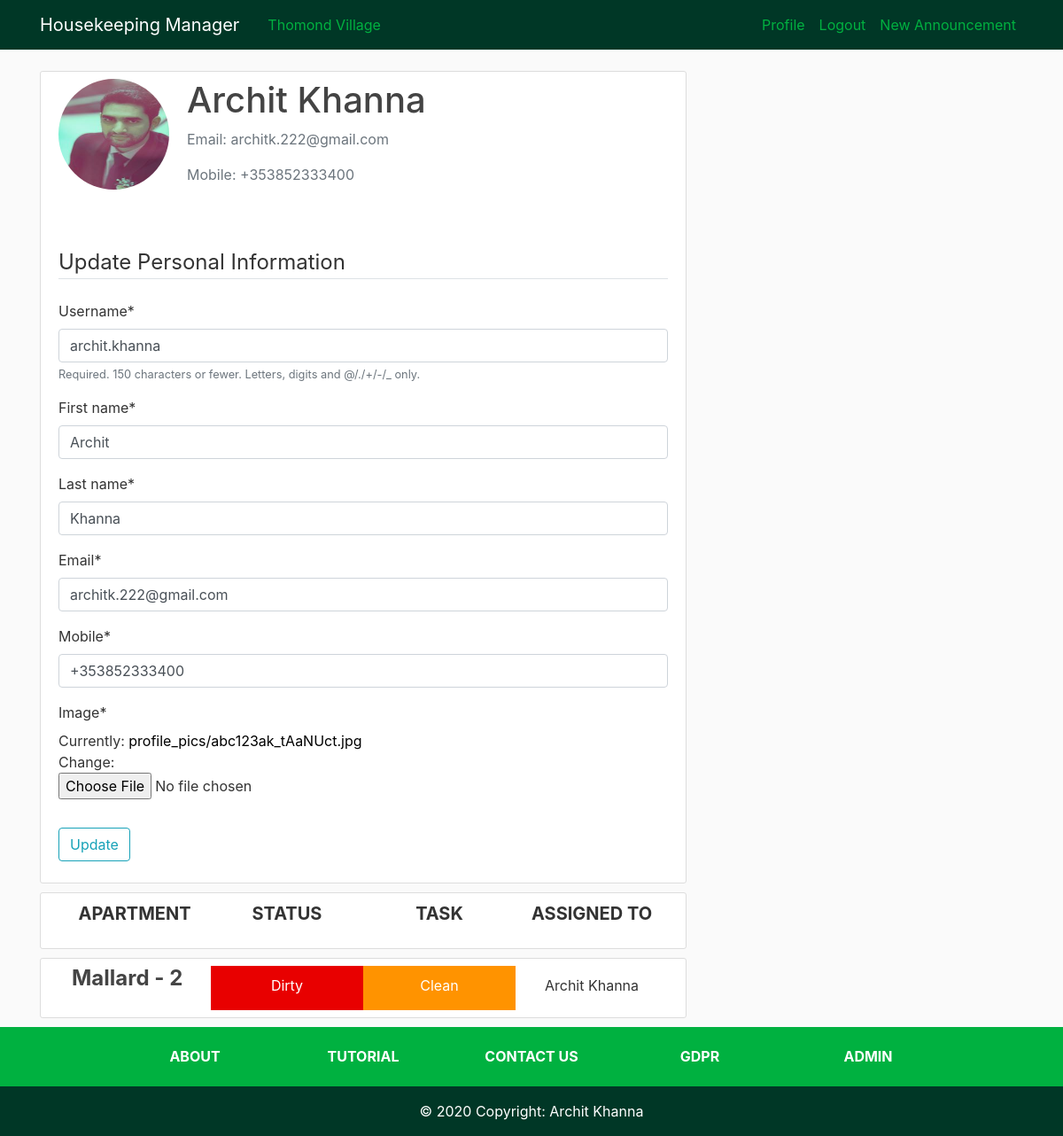
/profile/ (signed in), run on the app's committed database.
### users/models.py (models this page shows, shortened)
class Profile(models.Model):
    user = models.OneToOneField(User, on_delete=models.CASCADE)
    mobile = PhoneNumberField(blank=False, null=False)
    image = models.ImageField(default='default.jpg', upload_to='profile_pics')

### HKmanager/models.py (models this page shows, shortened)
class apartment(models.Model):
    number = models.IntegerField(unique=True, null=False, blank=False)
    rooms = models.ForeignKey(numberOfRooms, on_delete=models.DO_NOTHING, null=False, blank=False, default=0)
    block = models.ForeignKey(block, on_delete=models.DO_NOTHING, null=False, blank=False)
    status = models.ForeignKey(status, on_delete=models.DO_NOTHING, null=False, blank=False)
    task = models.ForeignKey(task, on_delete=models.DO_NOTHING, null=False, blank=False)
    assignee = models.ForeignKey(User, on_delete=models.DO_NOTHING)

class block(models.Model):
    name = models.CharField(max_length=50, null=False, blank=False)
    def __str__(self):
        return self.name

class status(models.Model):
    name = models.CharField(max_length=50, null=False, blank=False)
    def __str__(self):
        return self.name

class task(models.Model):
    name = models.CharField(max_length=50, null=False, blank=False)
    def __str__(self):
        return self.name

### users/views.py (the view)
# urls.py: path('profile/', user_views.profile, name='hk-user-profile'),
@login_required
def profile(request):
    if request.method == 'POST':
        user_form = UserUpdateForm(request.POST, instance=request.user)
        profile_form = ProfileUpdateForm(request.POST,
                                         request.FILES,
                                         instance=request.user.profile)
        if user_form.is_valid and profile_form.is_valid():
            user_form.save()
            profile_form.save()
            messages.success(request, f'Your personal information has been updated!')
            return redirect('hk-user-profile')
    else:
        user_form = UserUpdateForm(instance=request.user)
        profile_form = ProfileUpdateForm(instance=request.user.profile)
    context = {
        'title': 'Housekeeper - Profile',
        'apartments': apartment.objects.filter(assignee=request.user),
        'u_form': user_form,
        'p_form': profile_form,
    }
    return render(request, 'users/profile.html', context)

### users/forms.py
class UserUpdateForm(forms.ModelForm):
    first_name = forms.CharField(max_length=30)
    last_name = forms.CharField(max_length=30)
    email = forms.EmailField()
    class Meta:
        model = User
        fields = ['username','first_name','last_name','email']

class ProfileUpdateForm(forms.ModelForm):
   class Meta:
       model = Profile
       fields = ['mobile', 'image']

### users/templates/users/profile.html (shortened to what this page needs)
{% extends "HKmanager/base.html" %}
{% load crispy_forms_tags %}
{% block content %}
  <div class="content-section">
  <div class="media">
    <img class="rounded-circle account-img" src="{{ user.profile.image.url }}">
    <div class="media-body">
      <h2 class="account-heading">{{ user.first_name }} {{ user.last_name }}</h2>
      <p class="text-secondary">Email: {{ user.email }}</p>
      <p class="text-secondary">Mobile: {{ user.profile.mobile }}</p>
    </div>
  </div>
  <br>
  <br>
  <form method="POST" enctype="multipart/form-data">
    <fieldset class="form-group">
      <legend class="border-bottom mb-4">Update Personal Information</legend>
      {{ u_form|crispy }}
      {{ p_form|crispy }}
    </fieldset>
    <div class="form-group">
      <button class="btn btn-outline-info" type="submit" name="submit-button">Update</button>
    </div>
  </form>
</div>
<article class="media content-section">
  <div class="container">
    <div class="row">
      <div class="col-sm-3" style="text-align: center;">
        <p class="apartment-header">APARTMENT</p>
      </div>
      <div class="col-sm-3" style="text-align: center;">
        <p class="apartment-header">STATUS</p>
      </div>
      <div class="col-sm-3" style="text-align: center;">
        <p class="apartment-header">TASK<p>
      </div>
      <div class="col-sm-3" style="text-align: center;">
        <p class="apartment-header">ASSIGNED TO</p>
      </div>
    </div>
  </div>
</article>
{% for apt in apartments %}
  <article class="media content-section">
    <div class="container">
      <div class="row">
        <div class="col-sm-3">
          <h4><a class="article-title aligner-center" href="{% url 'hk-Apartment' apt.id %}">{{ apt.block }} - {{ apt.number }}</a></h4>
        </div>
        <div id="status {{apt.number}}" class="col-sm-3 text-white">
          <p class="article-content aligner-center">{{ apt.status }}</p>
        </div>
        <div id="task {{apt.number}}" class="col-sm-3 text-white">
          <p class="article-content aligner-center">{{ apt.task }}</p>
        </div>
        <div class="col-sm-3">
          <p class="article-content aligner-center">{{ apt.assignee.first_name }} {{ apt.assignee.last_name }}</p>
        </div>
      </div>
    </div>
  </article>
{% endfor %}
{% endblock content %}

### HKmanager/static/HKmanager/main.css (style rules this page uses)
body { background: #fafafa; color: #333333; margin-top: 5rem; height: 100%; }
h1, h2, h3, h4, h5, h6 { color: #444444; }
a { color: black; }
div { vertical-align: middle; }
.content-section { background: #ffffff; padding: 8px 20px; vertical-align: middle; line-height: inherit; border: 1px solid #dddddd; border-radius: 3px; margin-bottom: 10px; }
.article-title { color: #444444; font-weight: bold; }
.article-content { white-space: pre-line; }
.account-img { height: 125px; width: 125px; margin-right: 20px; margin-bottom: 16px; }
.account-heading { font-size: 2.5rem; }
.aligner-center { padding-top: 10px; text-align: center; }
.apartment-header { font-weight: bold; font-size: 20px; }
.text-white { color: white; }
.colorsetter-ashleyred { background: #e80000; }
.colorsetter-ashleyorange { background: #ff9300; }

### data on the page
Profile: mobile "+353852333400"
apartment: block "Mallard", number "2", status "Dirty", task "Clean", assignee.first_name "Archit", assignee.last_name "Khanna"

### other printed values
{{ user.first_name }} "Archit"
{{ user.last_name }} "Khanna"
{{ user.email }} "architk.222@gmail.com"
{{ user.profile.mobile }} "+353852333400"
